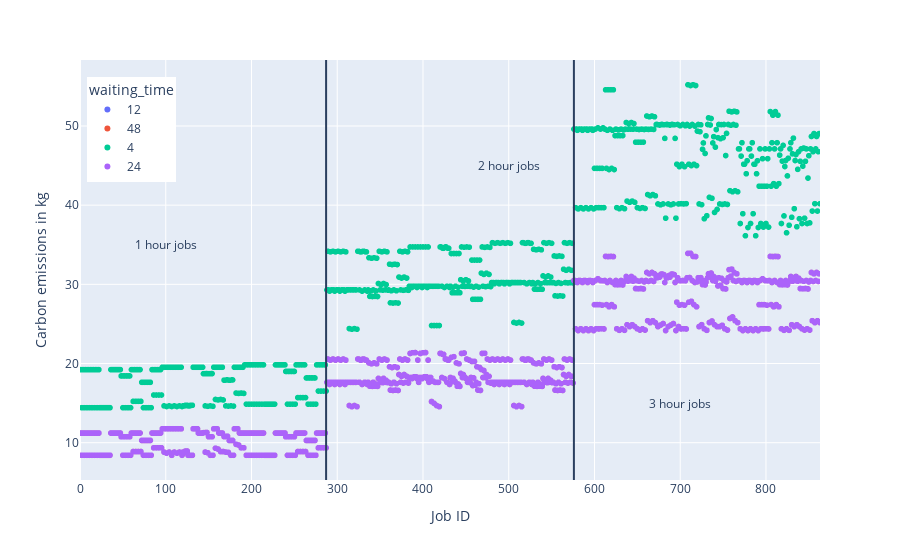

The cell this chart's notebook holds for it:
### Code cell
def make_deadlines_plot(df: pd.DataFrame):
    fig = px.scatter(
        df, x="job_index", y="carbon_cost", color="waiting_time",
        hover_data=df.columns,
    )

    fig.update_layout({
        "xaxis_title":"Job ID",
        "yaxis_title":"Carbon emissions in kg",
        "xaxis_range": [0, df["job_index"].max()]
    })


    fig.add_vline(x = 287)
    fig.add_annotation(x= 200 / 2, y=35, text="1 hour jobs", showarrow=False)

    fig.add_vline(x = 576)
    fig.add_annotation(x= 500, y=45, text="2 hour jobs", showarrow=False)

    fig.add_annotation(x= 700, y=15, text="3 hour jobs", showarrow=False)

    fig.update_layout(legend ={
        "yanchor":"top",
        "y":0.96, # equal spacing ;)
        "xanchor":"left",
        "x":0.01
    })

    fig.show()
    return fig

same_jobs_different_deadlines_fig = make_deadlines_plot(same_job_different_deadlines_df)
pio.write_image(same_job_different_phases_fig, file="eval_same_job_different_deadlines.pdf")

### Figure 1 — Plotly figure (JSON) as saved in the notebook; plotly's stock layout.template omitted (floating-point values rounded to 4 significant figures; data arrays with more than 128 entries replaced by an {"elided": "..."} marker saying what was removed)
{"data": [{"customdata": {"elided": "864x18 mixed values"}, "hovertemplate": "waiting_time=%{customdata[8]}<br>job_index=%{x}<br>carbon_cost=%{y}<br>ID=%{customdata[0]}<br>arrival_time=%{customdata[1]}<br>length=%{customdata[2]}<br>cpus=%{customdata[3]}<br>length_class=%{customdata[4]}<br>resource_class=%{customdata[5]}<br>dollar_cost=%{customdata[6]}<br>start_time=%{customdata[7]}<br>exit_time=%{customdata[9]}<br>reason=%{customdata[10]}<br>scheduling_policy=%{customdata[11]}<br>work_type=%{customdata[12]}<br>work_phases=%{customdata[13]}<br>startup_length=%{customdata[14]}<br>startup_power=%{customdata[15]}<br>filename=%{customdata[16]}<br>ID_new=%{customdata[17]}<extra></extra>", "legendgroup": "12", "marker": {"color": "#636efa", "symbol": "circle"}, "mode": "markers", "name": "12", "showlegend": true, "type": "scattergl", "x": {"elided": "864 int values"}, "xaxis": "x", "y": {"elided": "864 float values"}, "yaxis": "y"}, {"customdata": {"elided": "864x18 mixed values"}, "hovertemplate": "waiting_time=%{customdata[8]}<br>job_index=%{x}<br>carbon_cost=%{y}<br>ID=%{customdata[0]}<br>arrival_time=%{customdata[1]}<br>length=%{customdata[2]}<br>cpus=%{customdata[3]}<br>length_class=%{customdata[4]}<br>resource_class=%{customdata[5]}<br>dollar_cost=%{customdata[6]}<br>start_time=%{customdata[7]}<br>exit_time=%{customdata[9]}<br>reason=%{customdata[10]}<br>scheduling_policy=%{customdata[11]}<br>work_type=%{customdata[12]}<br>work_phases=%{customdata[13]}<br>startup_length=%{customdata[14]}<br>startup_power=%{customdata[15]}<br>filename=%{customdata[16]}<br>ID_new=%{customdata[17]}<extra></extra>", "legendgroup": "48", "marker": {"color": "#EF553B", "symbol": "circle"}, "mode": "markers", "name": "48", "showlegend": true, "type": "scattergl", "x": {"elided": "864 int values"}, "xaxis": "x", "y": {"elided": "864 float values"}, "yaxis": "y"}, {"customdata": {"elided": "864x18 mixed values"}, "hovertemplate": "waiting_time=%{customdata[8]}<br>job_index=%{x}<br>carbon_cost=%{y}<br>ID=%{customdata[0]}<br>arrival_time=%{customdata[1]}<br>length=%{customdata[2]}<br>cpus=%{customdata[3]}<br>length_class=%{customdata[4]}<br>resource_class=%{customdata[5]}<br>dollar_cost=%{customdata[6]}<br>start_time=%{customdata[7]}<br>exit_time=%{customdata[9]}<br>reason=%{customdata[10]}<br>scheduling_policy=%{customdata[11]}<br>work_type=%{customdata[12]}<br>work_phases=%{customdata[13]}<br>startup_length=%{customdata[14]}<br>startup_power=%{customdata[15]}<br>filename=%{customdata[16]}<br>ID_new=%{customdata[17]}<extra></extra>", "legendgroup": "4", "marker": {"color": "#00cc96", "symbol": "circle"}, "mode": "markers", "name": "4", "showlegend": true, "type": "scattergl", "x": {"elided": "864 int values"}, "xaxis": "x", "y": {"elided": "864 float values"}, "yaxis": "y"}, {"customdata": {"elided": "864x18 mixed values"}, "hovertemplate": "waiting_time=%{customdata[8]}<br>job_index=%{x}<br>carbon_cost=%{y}<br>ID=%{customdata[0]}<br>arrival_time=%{customdata[1]}<br>length=%{customdata[2]}<br>cpus=%{customdata[3]}<br>length_class=%{customdata[4]}<br>resource_class=%{customdata[5]}<br>dollar_cost=%{customdata[6]}<br>start_time=%{customdata[7]}<br>exit_time=%{customdata[9]}<br>reason=%{customdata[10]}<br>scheduling_policy=%{customdata[11]}<br>work_type=%{customdata[12]}<br>work_phases=%{customdata[13]}<br>startup_length=%{customdata[14]}<br>startup_power=%{customdata[15]}<br>filename=%{customdata[16]}<br>ID_new=%{customdata[17]}<extra></extra>", "legendgroup": "24", "marker": {"color": "#ab63fa", "symbol": "circle"}, "mode": "markers", "name": "24", "showlegend": true, "type": "scattergl", "x": {"elided": "864 int values"}, "xaxis": "x", "y": {"elided": "864 float values"}, "yaxis": "y"}], "layout": {"annotations": [{"showarrow": false, "text": "1 hour jobs", "x": 100, "y": 35}, {"showarrow": false, "text": "2 hour jobs", "x": 500, "y": 45}, {"showarrow": false, "text": "3 hour jobs", "x": 700, "y": 15}], "legend": {"title": {"text": "waiting_time"}, "tracegroupgap": 0, "x": 0.01, "xanchor": "left", "y": 0.96, "yanchor": "top"}, "margin": {"t": 60}, "shapes": [{"type": "line", "x0": 287, "x1": 287, "xref": "x", "y0": 0, "y1": 1, "yref": "y domain"}, {"type": "line", "x0": 576, "x1": 576, "xref": "x", "y0": 0, "y1": 1, "yref": "y domain"}], "xaxis": {"anchor": "y", "domain": [0, 1], "range": [0, 863], "title": {"text": "Job ID"}}, "yaxis": {"anchor": "x", "domain": [0, 1], "title": {"text": "Carbon emissions in kg"}}}}
